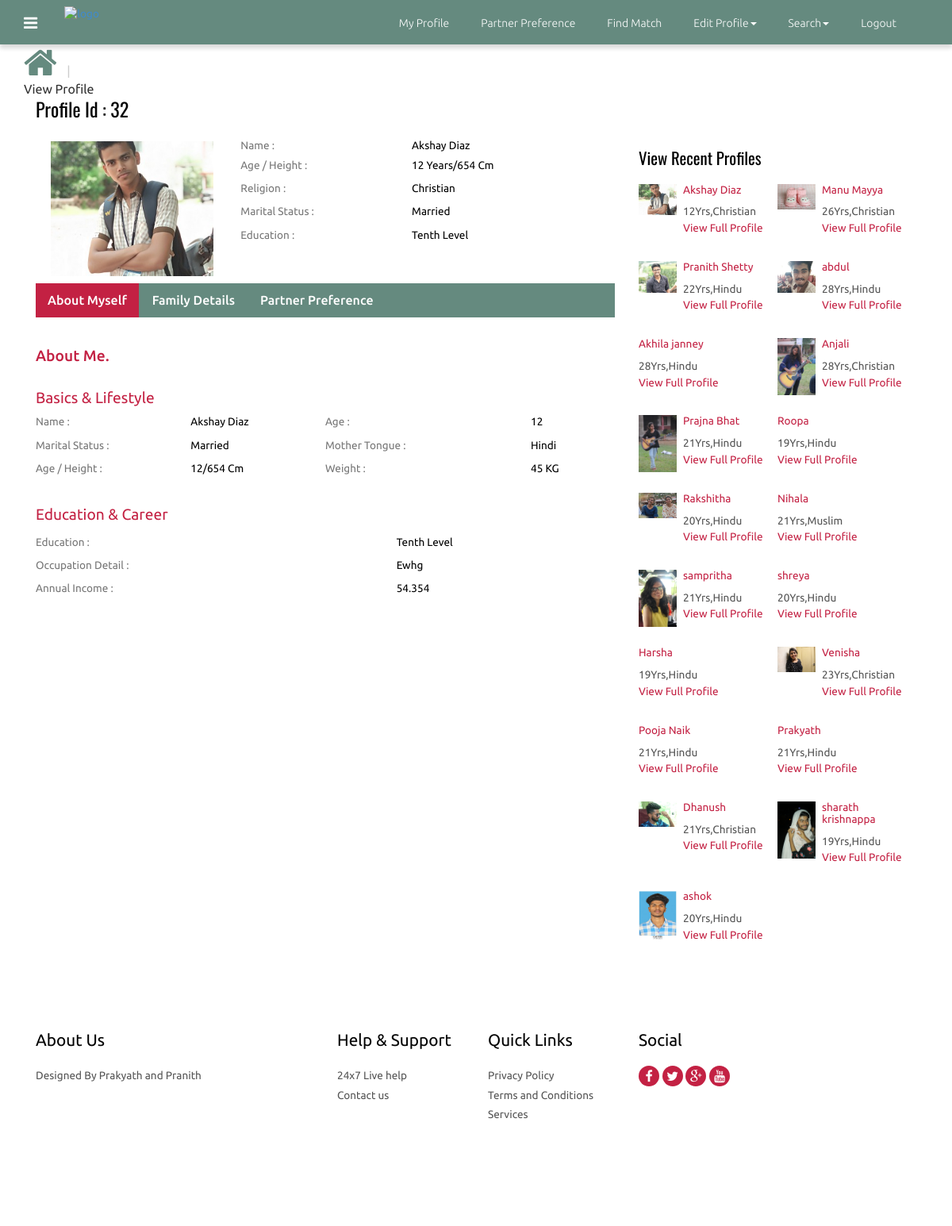
Page /view_profile.php?id=32 (signed in) on the committed database.
### tables this page shows
CREATE TABLE `photos` (
  `id` int(10) NOT NULL,
  `cust_id` int(10) NOT NULL,
  `pic1` varchar(25) NOT NULL,
  `pic2` varchar(40) NOT NULL,
  `pic3` varchar(40) NOT NULL,
  `pic4` varchar(40) NOT NULL
);

CREATE TABLE `customer` (
  `id` int(10) NOT NULL,
  `cust_id` int(5) NOT NULL,
  `email` varchar(60) NOT NULL,
  `age` varchar(10) NOT NULL,
  `height` int(10) NOT NULL,
  `sex` varchar(6) NOT NULL,
  `religion` varchar(20) NOT NULL,
  `district` varchar(20) NOT NULL,
  `state` varchar(20) NOT NULL,
  `country` varchar(10) NOT NULL,
  `maritalstatus` varchar(20) NOT NULL,
  `education` text NOT NULL,
  `firstname` text NOT NULL,
  `mothertounge` text NOT NULL,
  `weight` int(5) NOT NULL,
  `dateofbirth` date NOT NULL,
  `occupation` text NOT NULL,
  `occupation_descr` text NOT NULL,
  `annual_income` varchar(20) NOT NULL,
  `no_bro` int(5) NOT NULL,
  `no_sis` int(5) NOT NULL,
  `aboutme` text NOT NULL,
  `profilecreationdate` date NOT NULL
);

### functions.php (called while the page is built, shortened)
<?php
function mysqlexec($sql){
	$host="localhost";
	$username="root";
	$password="";
	$db_name="matrimony";
	$conn=mysqli_connect("$host", "$username", "$password")or die("cannot connect");
	mysqli_select_db($conn,"$db_name")or die("cannot select DB");
	if($result = mysqli_query($conn, $sql)){
		return $result;
	}
	else{
		echo mysqli_error($conn);
	}
}
?>

### view_profile.php (the view, shortened to what this page needs)
<?php include_once("functions.php"); ?>
<?php
$id=$_GET['id'];
$profileid=$id;
$sql="SELECT * FROM customer WHERE cust_id = $id";
$result = mysqlexec($sql);
if($result){
$row=mysqli_fetch_assoc($result);
	$fname=$row['firstname'];
	$religion=$row['religion'];
	$age=$row['age'];
	$maritalstatus=$row['maritalstatus'];
	$education=$row['education'];
	$mothertounge=$row['mothertounge'];
	$weight=$row['weight'];
	$height=$row['height'];
	$occupationdescr=$row['occupation_descr'];
	$income=$row['annual_income'];
	$pic1="";
$sql2="SELECT * FROM photos WHERE cust_id = $profileid";
$result2 = mysqlexec($sql2);
if($result2){
	$row2=mysqli_fetch_array($result2);
	$pic1=$row2['pic1'];
}
}else{
	echo "<script>alert(\"Invalid Profile ID\")</script>";
}
?>
<!DOCTYPE HTML>
<html>
<head>
<link href="css/bootstrap-3.1.1.min.css" rel='stylesheet' type='text/css' />
<link href="css/style.css" rel='stylesheet' type='text/css' />
<link href="css/font-awesome.css" rel="stylesheet">
</head>
<body>
 <?php include_once("includes/user_header.php");?>
<div class="grid_3">
  <div class="container">
   <div class="breadcrumb1">
     <ul>
        <a href="user_index.php"><i class="fa fa-home home_1"></i></a>
        <span class="divider">&nbsp;|&nbsp;</span>
        <li class="current-page">View Profile</li>
     </ul>
   </div>
   <div class="profile">
   	 <div class="col-md-8 profile_left">
   	 	<h2>Profile Id : <?php echo $profileid;?></h2>
   	 	<div class="col_3">
   	        <div class="col-sm-4 row_2">
				<div class="flexslider">
					 <ul class="slides">
						<li data-thumb="profile/<?php echo $profileid;?>/<?php echo $pic1;?>">
							<img src="profile/<?php echo $profileid;?>/<?php echo $pic1;?>" />
						</li>
					 </ul>
				  </div>
			</div>
			<div class="col-sm-8 row_1">
				<table class="table_working_hours">
		        	<tbody>
		        		<tr class="opened_1">
							<td class="day_label">Name :</td>
							<td class="day_value"><?php echo $fname  ?></td>
						</tr><tr class="opened_1">
							<td class="day_label">Age / Height :</td>
							<td class="day_value"><?php echo $age . " Years"; ?>/<?php echo $height . " Cm";?> </td>
						</tr>
					  	<tr class="opened">
							<td class="day_label">Religion :</td>
							<td class="day_value"><?php echo $religion;?></td>
						</tr>
					    <tr class="opened">
							<td class="day_label">Marital Status :</td>
							<td class="day_value"><?php echo $maritalstatus;?></td>
						</tr>
					    <tr class="closed">
							<td class="day_label">Education :</td>
							<td class="day_value closed"><span><?php echo $education;?></span></td>
						</tr>
				    </tbody>
				</table>
				</div>
			<div class="clearfix"> </div>
		</div>
		<div class="col_4">
		    <div class="bs-example bs-example-tabs" role="tabpanel" data-example-id="togglable-tabs">
			   <ul id="myTab" class="nav nav-tabs nav-tabs1" role="tablist">
				  <li role="presentation" class="active"><a href="#home" id="home-tab" role="tab" data-toggle="tab" aria-controls="home" aria-expanded="true">About Myself</a></li>
				  <li role="presentation"><a href="#profile" role="tab" id="profile-tab" data-toggle="tab" aria-controls="profile">Family Details</a></li>
				  <li role="presentation"><a href="#profile1" role="tab" id="profile-tab1" data-toggle="tab" aria-controls="profile1">Partner Preference</a></li>
			   </ul>
			   <div id="myTabContent" class="tab-content">
				  <div role="tabpanel" class="tab-pane fade in active" id="home" aria-labelledby="home-tab">
				    <div class="tab_box">
				    	<h1>About Me.</h1>
				    </div>
				    <div class="basic_1">
				    	<h3>Basics &amp; Lifestyle</h3>
				    	<div class="col-md-6 basic_1-left">
				    	  <table class="table_working_hours">
				        	<tbody>
				        		<tr class="opened_1">
									<td class="day_label">Name :</td>
									<td class="day_value"><?php echo $fname ?></td>
								</tr>
							    <tr class="opened">
									<td class="day_label">Marital Status :</td>
									<td class="day_value"><?php echo $maritalstatus;?></td>
								</tr>
							    <tr class="opened">
									<td class="day_label">Age / Height :</td>
									<td class="day_value"><?php echo $age; ?>/<?php echo $height;?> cm</td>
								</tr>
						    </tbody>
				          </table>
				         </div>
				         <div class="col-md-6 basic_1-left">
				          <table class="table_working_hours">
				        	<tbody>
				        		<tr class="opened_1">
									<td class="day_label">Age :</td>
									<td class="day_value"><?php echo $age;?></td>
								</tr>
							    <tr class="opened">
									<td class="day_label">Mother Tongue :</td>
									<td class="day_value"><?php echo $mothertounge;?></td>
								</tr>
							    <tr class="opened">
									<td class="day_label">Weight :</td>
									<td class="day_value"><?php echo $weight;?> KG</td>
								</tr>
						    </tbody>
				        </table>
				        </div>
				        <div class="clearfix"> </div>
				    </div>
				    <div class="basic_1 basic_2">
				    	<h3>Education & Career</h3>
				    	<div class="basic_1-left">
				    	  <table class="table_working_hours">
				        	<tbody>
				        		<tr class="opened">
									<td class="day_label">Education   :</td>
									<td class="day_value"><?php echo $education;?></td>
								</tr>
							    <tr class="opened">
									<td class="day_label">Occupation Detail :</td>
									<td class="day_value closed"><span><?php echo $occupationdescr;?></span></td>
								</tr>
							    <tr class="opened">
									<td class="day_label">Annual Income :</td>
									<td class="day_value closed"><span><?php echo $income;?></span></td>
								</tr>
							 </tbody>
				          </table>
				         </div>
				    </div>
				  </div>
		     </div>
		  </div>
	   </div>
   	 </div>
     <div class="col-md-4 profile_right">
        <div class="view_profile view_profile2">
        	<h3>View Recent Profiles</h3>
    <?php
     $sql="SELECT * FROM customer ORDER BY profilecreationdate ASC";
      $result=mysqlexec($sql);
      while($row=mysqli_fetch_assoc($result)){
            $profid=$row['cust_id'];
          $sql="SELECT * FROM photos WHERE cust_id=$profid";
          $result2=mysqlexec($sql);
          $photo=mysqli_fetch_assoc($result2);
          $pic=$photo['pic1'];
    echo "<div class=\"col-sm-6 paid_people-left\">";
    echo "<ul class=\"profile_item\">";
    echo "<a href=\"view_profile.php?id=$profid\">";
    echo "<li class=\"profile_item-img\"><img src=\"profile/". $profid."/".$pic ."\"" . "class=\"img-responsive\" alt=\"\"/></li>";
    echo "<li class=\"profile_item-desc\">";
    echo "<h4>" . $row['firstname'] ."</h4>";
    echo "<p>" . $row['age']. "Yrs," . $row['religion'] . "</p>";
    echo "<h5>" . "View Full Profile" . "</h5>";
    echo "</li>";
    echo "</a>";
    echo "</ul>";
    echo "</div>";
      }
     ?>
</div>
        </div>
       <div class="clearfix"> </div>
    </div>
  </div>
</div>
<?php include_once("footer.php");?>
<link rel="stylesheet" href="css/flexslider.css" type="text/css" media="screen" />
</body>
</html>

### css/style.css (style rules this page uses)
h4, h5, h6, h1, h2, h3 { margin-top: 0; }
ul, ol { margin: 0; }
p { margin: 0; }
html, body { font-family: 'Ubuntu', sans-serif; font-size: 100%; background:#fff; }
body a { transition:0.5s all; -webkit-transition:0.5s all; -moz-transition:0.5s all; -o-transition:0.5s all; -ms-transition:0.5s all; }
i.home_1 { color:#658a7f; font-size:45px; }
span.divider { padding: 0 5px; color: #ccc; }
.profile_left h2 { color:#000; font-size:1.5em; margin-bottom:1em; font-family: 'Oswald', sans-serif; }
table.table_working_hours { width: 100%; }
.table_working_hours tr { border: 0; }
td.day_label { color: #777; padding:5px 0; }
.table_working_hours tr { color: #000; font-size: 0.85em; text-transform: capitalize; }
.table_working_hours tr.opened_1 td { padding: 0 0 5px; }
.nav-tabs1 { display: inline-block; border-bottom: none; font-weight: 500; background-color:#658a7f; width: 100%; padding: 0; margin-bottom: 2em; }
.nav-tabs1>li.active>a, .nav-tabs1>li.active>a:focus, .nav-tabs1>li.active>a:hover { color: #fff; background-color:#c32143; border:none; }
.nav-tabs1>li { margin-bottom:0; }
a#profile-tab, a#home-tab, a#profile-tab1 { color: #fff; }
.tab_box { margin-bottom: 2em; }
.tab_box h1 { color:#c32143; font-size:1.2em; }
.basic_1-left { padding-left:0; }
.basic_1 { margin-bottom: 2em; }
.basic_1 h3 { color: #c32143; font-size: 1.2em; }
.basic_2 { margin-bottom:0; }
ul.profile_item { padding:0; margin:0 0 1.5em 0; list-style:none; }
ul.profile_item li.profile_item-img { width:30%; float:left; margin-right: 5%; }
.view_profile h3 { font-size:1.3em; color:#000; margin-bottom: 1em; font-family: 'Oswald', sans-serif; }
ul.profile_item li.profile_item-desc h4, ul.profile_item li.profile_item-desc h5 { color:#c32143; font-size:0.85em; }
ul.profile_item li.profile_item-desc { overflow:hidden; }
ul.profile_item li.profile_item-desc p { color:#555; font-size:0.85em; line-height:1.5em; margin-bottom: 3px; }
.paid_people-left { padding-left:0; }
.view_profile2 { margin:4em 0 0 0; }
ul { padding: 0; list-style: none; }
.headings h1, h2,h3,h4,h5,h6 { font-weight:400; }

### css/navstyle.css (style rules this page uses)
.nav-tabs > li > a, .nav-tabs > li > a:hover, .nav-tabs > li > a:focus, .nav-tabs > li.active > a, .nav-tabs > li.active > a:hover, .nav-tabs > li.active > a:focus { border: none; border-radius: 0; }

### css/flexslider.css (style rules this page uses)
.slides, .slides > li, .flex-control-nav, .flex-direction-nav { margin: 0; padding: 0; list-style: none; }
.flexslider { margin: 0; padding: 0; }
.flexslider .slides > li { display: none; -webkit-backface-visibility: hidden; }
.flexslider .slides img { width: 100%; display: block; }
.flexslider .slides:after { content: "\0020"; display: block; clear: both; visibility: hidden; line-height: 0; height: 0; }
.flexslider { background: #ffffff; border: 4px solid #ffffff; position: relative; zoom: 1; }
.flexslider .slides { zoom: 1; }
.flexslider .slides img { height: auto; }

### rows in the picture
photos: pic1 (picture)
customer: firstname "Akshay Diaz", age "12", height "654", religion "Christian", maritalstatus "Married", education "Tenth Level", mothertounge "Hindi", weight "45", occupation_descr "Ewhg", annual_income "54.354", photos.pic1 (picture)
customer: photos.pic1 (picture), firstname "Manu Mayya", age "26", religion "Christian"
customer: photos.pic1 (picture), firstname "Pranith Shetty", age "22", religion "Hindu"
customer: photos.pic1 (picture), firstname "abdul", age "28", religion "Hindu"
customer: firstname "Akhila janney", age "28", religion "Hindu"
customer: photos.pic1 (picture), firstname "Anjali", age "28", religion "Christian"
customer: photos.pic1 (picture), firstname "Prajna Bhat", age "21", religion "Hindu"
customer: firstname "Roopa", age "19", religion "Hindu"
customer: photos.pic1 (picture), firstname "Rakshitha", age "20", religion "Hindu"
customer: firstname "Nihala", age "21", religion "Muslim"
customer: photos.pic1 (picture), firstname "sampritha", age "21", religion "Hindu"
customer: firstname "shreya", age "20", religion "Hindu"
customer: firstname "Harsha", age "19", religion "Hindu"
customer: photos.pic1 (picture), firstname "Venisha", age "23", religion "Christian"
customer: firstname "Pooja Naik", age "21", religion "Hindu"
customer: firstname "Prakyath", age "21", religion "Hindu"
customer: photos.pic1 (picture), firstname "Dhanush", age "21", religion "Christian"
customer: photos.pic1 (picture), firstname "sharath krishnappa", age "19", religion "Hindu"
customer: photos.pic1 (picture), firstname "ashok", age "20", religion "Hindu"

### other values in the picture
$profileid "32"
